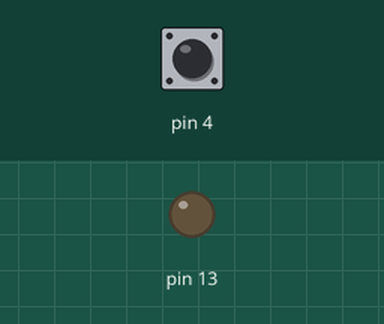
The sketch below on a simulated Arduino Uno, built with avr-gcc and run on an emulated ATmega328P. Parts: output pins drawn as LEDs (lit = HIGH). Inputs (shaded band) come from the test bench; at power-on: pin 4 HIGH.

Above: at 1.2 s.
1.3 s: pin 4 pulled LOW for 3.2 s
At 5.5 s:
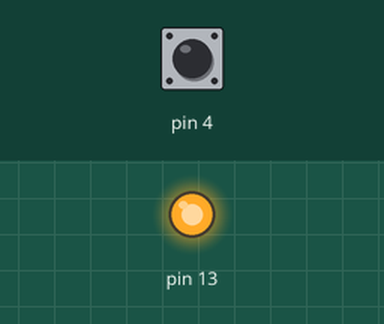
6.3 s: pin 4 pulled LOW for 0.15 s
At 8.2 s:
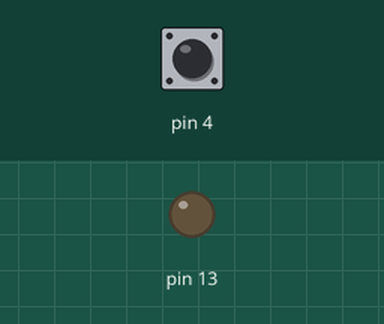
Timing chart, 0 to 9.7 s (numbered marks = the images above; inputs shaded):
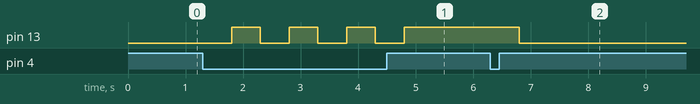

Measured:
- after the input at 1.3 s, pin 13: alternates HIGH for 0.50 s and LOW for 0.50 s, 7 changes in all, then stays HIGH, starting after 0.50 s
- after the input at 6.3 s, pin 13: HIGH → LOW after 0.50 s

The sketch:

Led_Pulsador.ino
```cpp
bool estado=0;

void setup()
{
  pinMode(13, OUTPUT);
  pinMode(4, INPUT_PULLUP);
}

void loop()
{
  int lectura = digitalRead(4);

  if (lectura == LOW)
  {
    delay(500);
    estado= !estado;
  }
  if (estado == 0)
  {
   digitalWrite(13, LOW);
  }
  else
  {
    digitalWrite(13, HIGH);
  }
}
```
